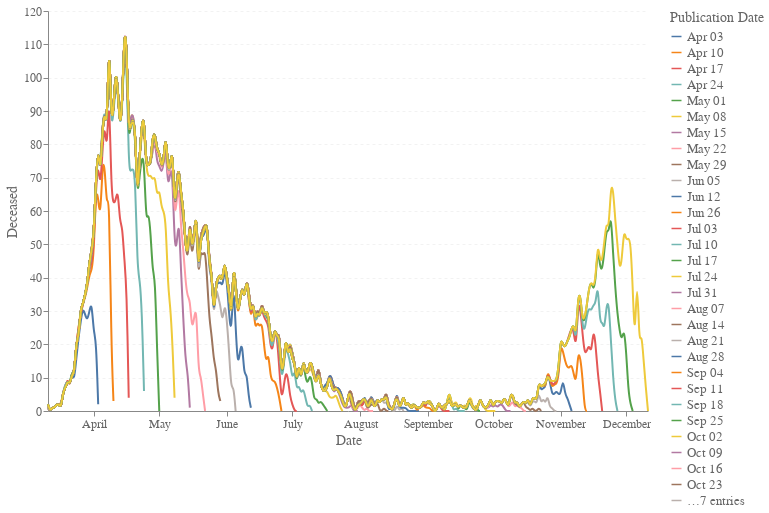

Notebook cell for this chart:
### Code cell
df = fhm_data[fhm_data['date'] > '2020-03-10']
# Only show weekly publication dates based on latest publication date
df = df[df.publication_date.dt.dayofweek == fhm_data['publication_date'].max().weekday()]

alt.data_transformers.disable_max_rows()

alt.Chart(df, width=600).mark_line(interpolate='basis').encode(
    x=alt.X('date:T', title="Date"),
    y=alt.Y('N:Q', title="Deceased"),
    color=alt.Color('monthdate(publication_date):N', title="Publication Date")
)

### Figure 1 — Vega-Lite specification as saved in the notebook (floating-point values rounded to 4 significant figures; data arrays with more than 128 entries replaced by an {"elided": "..."} marker saying what was removed)
{"config": {"axis": {"labelFontSize": 12, "labelColor": "#666", "titleFontSize": 14, "titleFontWeight": "normal", "titleColor": "#666"}, "axisX": {"grid": false, "gridWidth": 0.4}, "axisY": {"gridDash": [3], "gridWidth": 0.4}, "legend": {"titleFontSize": 14, "titleFontWeight": "normal", "titleColor": "#666", "labelColor": "#666", "labelFontSize": 13}, "font": "Avenir Next, sans-serif", "header": {"labelFontSize": 14, "labelColor": "#666", "titleFontSize": 16, "titleFontWeight": "normal", "titleColor": "#666"}, "headerRow": {"labelFontSize": 14, "labelColor": "#666"}, "title": {"anchor": "start", "frame": "group", "offset": 10, "fontSize": 24, "font": "Avenir Next Demi Bold"}, "view": {"strokeWidth": 0, "continuousWidth": 600, "continuousHeight": 400}}, "data": {"name": "data-88936862c41fd43b8a7137807400a4ff"}, "mark": {"type": "line", "interpolate": "basis"}, "encoding": {"color": {"type": "nominal", "field": "publication_date", "timeUnit": "monthdate", "title": "Publication Date"}, "x": {"type": "temporal", "field": "date", "title": "Date"}, "y": {"type": "quantitative", "field": "N", "title": "Deceased"}}, "width": 600, "$schema": "https://vega.github.io/schema/vega-lite/v4.8.1.json", "datasets": {"data-88936862c41fd43b8a7137807400a4ff": {"elided": "5449 records"}}}
